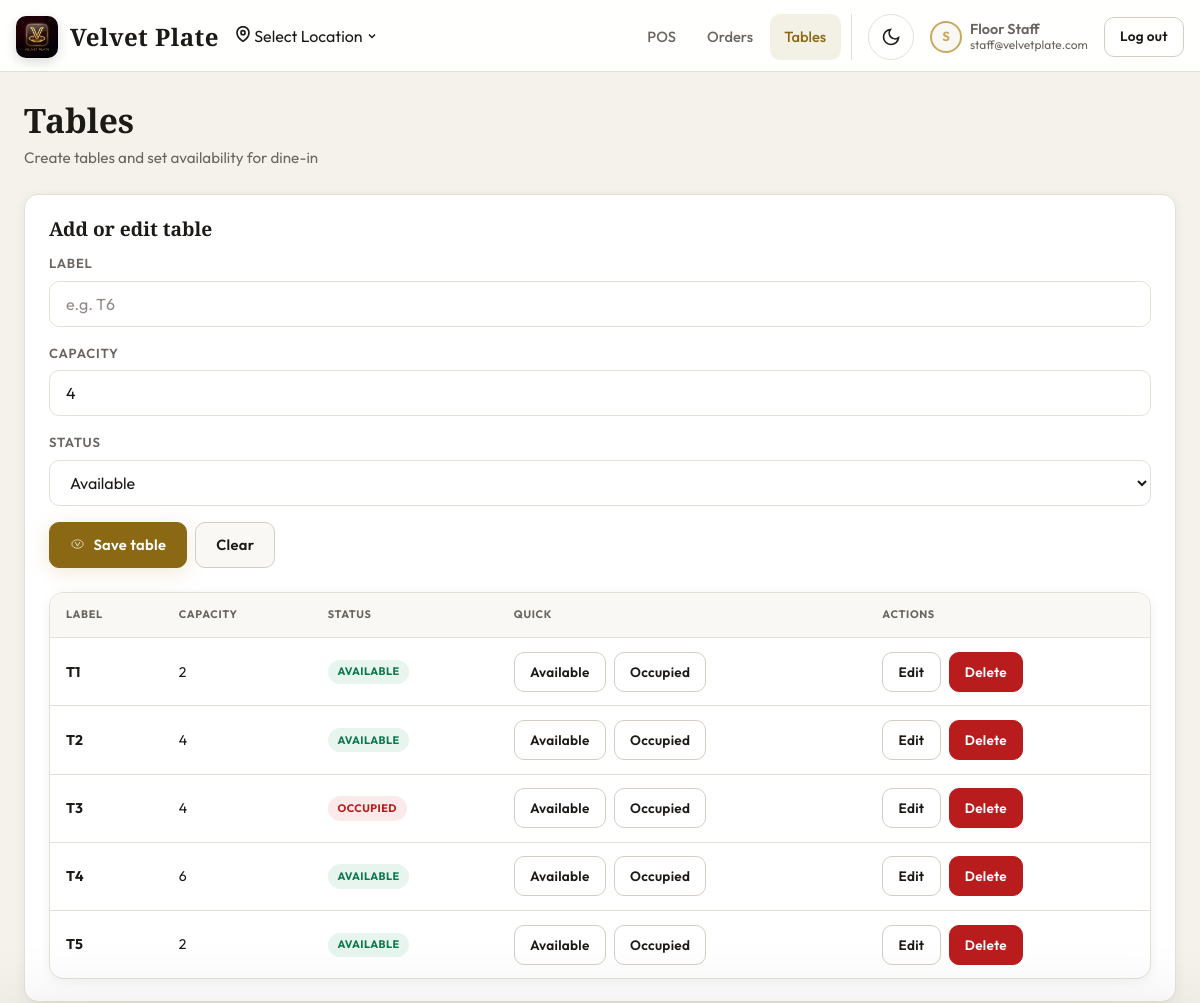
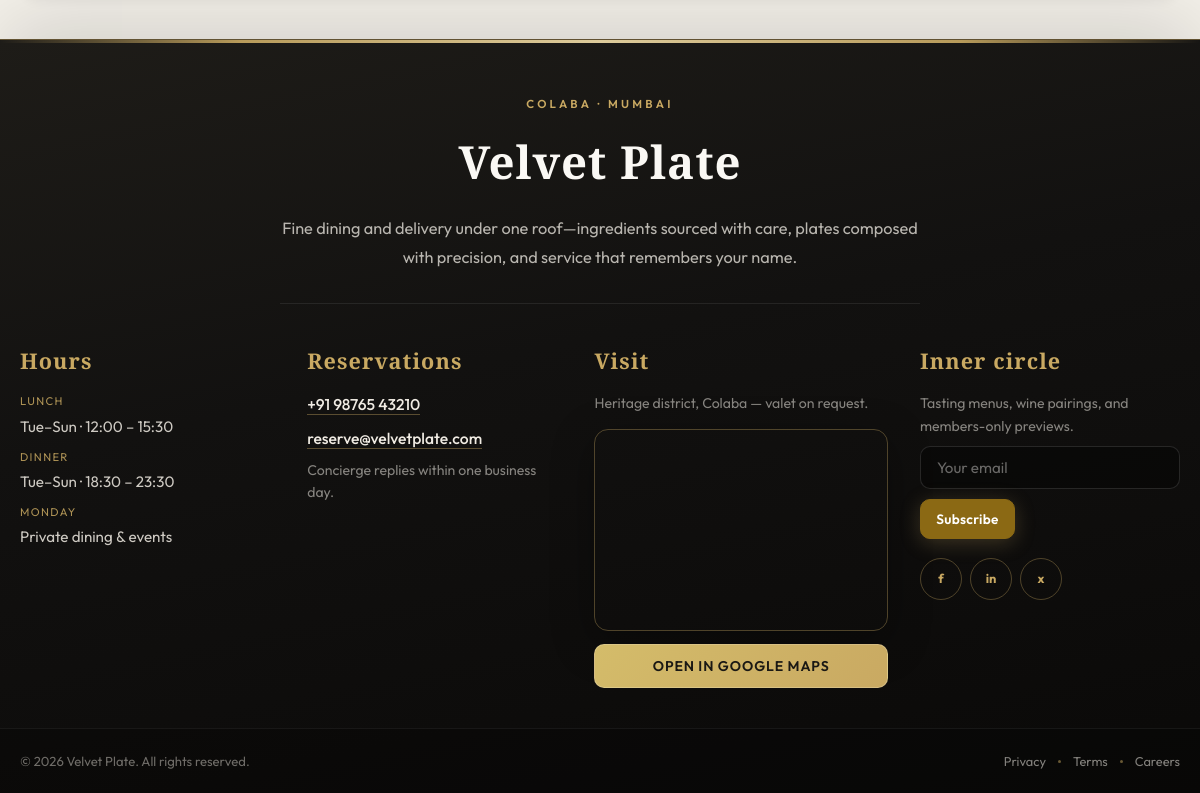
/tables (signed in), run on the app's committed database (2 pictures, top to bottom).
### tables this page shows
CREATE TABLE `tables` (
  `id` INT UNSIGNED NOT NULL AUTO_INCREMENT,
  `label` VARCHAR(32) NOT NULL,
  `capacity` SMALLINT UNSIGNED NOT NULL DEFAULT 4,
  `status` ENUM('available', 'occupied') NOT NULL DEFAULT 'available',
  `created_at` TIMESTAMP NOT NULL DEFAULT CURRENT_TIMESTAMP,
  PRIMARY KEY (`id`),
  UNIQUE KEY `uk_tables_label` (`label`)
);

### backend/controllers/TableController.php (called while the page is built, shortened)
<?php
final class TableController
{
    public function page(): void
    {
        $tables = TableModel::all();
        require dirname(__DIR__, 2) . '/frontend/pages/tables.php';
    }
}

### backend/config/bootstrap.php (called while the page is built, shortened)
<?php
$dbCfg = require __DIR__ . '/database.php';
spl_autoload_register(function (string $class): void {
    $prefix = 'App\\';
    $baseDir = __DIR__ . '/../';
    $len = strlen($prefix);
    $relative = substr($class, $len);
    $file = $baseDir . str_replace('\\', '/', $relative) . '.php';
});
require_once __DIR__ . '/../helpers/functions.php';

### backend/config/database.php (called while the page is built, shortened)
<?php
return [
    'host' => '127.0.0.1',
    'port' => '3306',
    'database' => 'restaurant_system',
    'username' => 'root',
    'password' => '',
    'charset' => 'utf8mb4',
];

### backend/models/Database.php (called while the page is built, shortened)
<?php
final class Database
{
    private static ?PDO $pdo = null;
    public static function pdo(): PDO
    {
        $db = require __DIR__ . '/../config/database.php';
        $dsn = sprintf(
            'mysql:host=%s;port=%s;dbname=%s;charset=%s',
            $db['host'],
            $db['port'],
            $db['database'],
            $db['charset']
        );
        try {
            self::$pdo = new PDO($dsn, $db['username'], $db['password'], [
                PDO::ATTR_ERRMODE => PDO::ERRMODE_EXCEPTION,
                PDO::ATTR_DEFAULT_FETCH_MODE => PDO::FETCH_ASSOC,
            ]);
        } catch (PDOException $e) {
            http_response_code(500);
            if (php_sapi_name() === 'cli') {
                throw $e;
            }
            die('Database connection failed. Check backend/config/database.php');
        }
        return self::$pdo;
    }
}

### backend/models/TableModel.php (called while the page is built, shortened)
<?php
final class TableModel
{
    public static function all(): array
    {
        $st = Database::pdo()->query('SELECT * FROM `tables` ORDER BY label');
        return $st->fetchAll() ?: [];
    }
}

### backend/helpers/functions.php (called while the page is built, shortened)
<?php
function e(string $s): string
{
    return htmlspecialchars($s, ENT_QUOTES | ENT_SUBSTITUTE, 'UTF-8');
}

### frontend/pages/tables.php (the view, shortened to what this page needs)
<?php
require dirname(__DIR__) . '/partials/document_head.php';
require dirname(__DIR__) . '/partials/app_shell_start.php';
?>
<main id="main-content">
    <header class="page-header">
        <div>
            <h1 class="page-title">Tables</h1>
            <p class="page-sub">Create tables and set availability for dine-in</p>
        </div>
    </header>
    <section class="card">
        <div class="card-body">
            <h2 class="card-title">Add or edit table</h2>
            <form id="tableForm" class="no-print" style="display:grid;gap:1rem;">
                <div style="display:grid;gap:1rem;">
                    <div class="form-group" style="margin:0;">
                        <label class="form-label" for="tableLabel">Label</label>
                        <input class="form-input" id="tableLabel" maxlength="32" required placeholder="e.g. T6">
                    </div>
                    <div class="form-group" style="margin:0;">
                        <label class="form-label" for="tableCap">Capacity</label>
                        <input class="form-input" id="tableCap" type="number" min="1" value="4" required>
                    </div>
                    <div class="form-group" style="margin:0;">
                        <label class="form-label" for="tableStatus">Status</label>
                        <select class="form-select" id="tableStatus">
                            <option value="available">Available</option>
                        </select>
                    </div>
                </div>
                <div class="btn-group">
                    <button type="submit" class="btn btn-primary">Save table</button>
                    <button type="button" class="btn btn-secondary" id="tableReset">Clear</button>
                </div>
            </form>
            <div class="table-wrap table-cards-sm" style="margin-top:1.5rem;">
                <table class="data-table" id="tablesTable">
                    <thead>
                        <tr>
                            <th>Label</th>
                            <th>Capacity</th>
                            <th>Status</th>
                            <th class="no-print">Quick</th>
                            <th class="no-print">Actions</th>
                        </tr>
                    </thead>
                    <tbody id="tablesBody">
                        <?php foreach ($tables as $t): ?>
                            <tr data-table-id="<?= (int) $t['id'] ?>">
                                <td data-label="Label"><strong><?= e((string) $t['label']) ?></strong></td>
                                <td data-label="Capacity"><?= (int) $t['capacity'] ?></td>
                                <td data-label="Status">
                                    <span class="badge <?= ($t['status'] ?? '') === 'occupied' ? 'badge-occ' : 'badge-avail' ?>"><?= e((string) $t['status']) ?></span>
                                </td>
                                <td data-label="Quick" class="no-print">
                                    <div class="btn-group">
                                        <button type="button" class="btn btn-outline btn-sm tbl-st" data-id="<?= (int) $t['id'] ?>" data-status="available">Available</button>
                                        <button type="button" class="btn btn-outline btn-sm tbl-st" data-id="<?= (int) $t['id'] ?>" data-status="occupied">Occupied</button>
                                    </div>
                                </td>
                                <td data-label="Actions" class="no-print">
                                    <div class="btn-group">
                                        <button type="button" class="btn btn-outline btn-sm tbl-edit" data-id="<?= (int) $t['id'] ?>">Edit</button>
                                        <button type="button" class="btn btn-danger btn-sm tbl-del" data-id="<?= (int) $t['id'] ?>">Delete</button>
                                    </div>
                                </td>
                            </tr>
                        <?php endforeach; ?>
                    </tbody>
                </table>
            </div>
        </div>
    </section>
</main>
<?php require dirname(__DIR__) . '/partials/document_end.php'; ?>

### data on the page
tables: label "T1", capacity "2", status "AVAILABLE"
tables: label "T2", capacity "4", status "AVAILABLE"
tables: label "T3", capacity "4", status "OCCUPIED"
tables: label "T4", capacity "6", status "AVAILABLE"
tables: label "T5", capacity "2", status "AVAILABLE"

### other printed values
substr($_SESSION['email'] ?? 'U', 0, 1) "S"
$_SESSION['email'] "staff@velvetplate.com"
